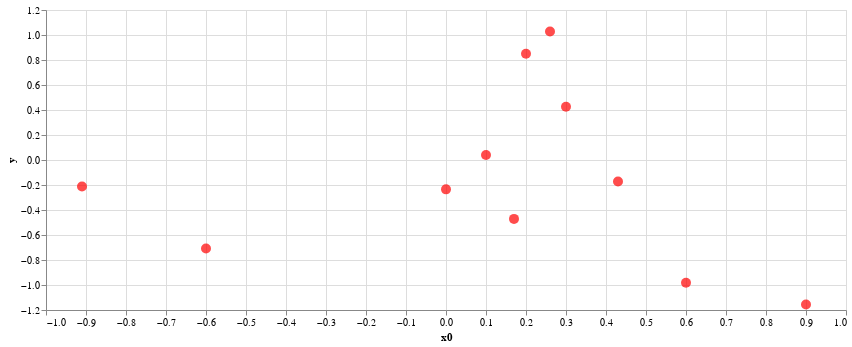

The cell this chart's notebook holds for it:
### Markdown cell above
Repeatedly adjust the slider above and execute the following cell to make new evaluations and plot all the evaluations `y` so far.

### Code cell
y = blackbox1([x0.value])[0][0]
print(f'Evaluated black box at {x0.value}; result={y}')
blackbox1.plot_xy().properties(width=800, height=300)

### Figure 1 — Vega-Lite specification as saved in the notebook (floating-point values rounded to 4 significant figures)
{"config": {"view": {"continuousWidth": 400, "continuousHeight": 300}}, "data": {"name": "data-c415cdb237105778cc52e470bb6aee59"}, "mark": {"type": "circle", "color": "red", "size": 100}, "encoding": {"x": {"type": "quantitative", "field": "x0", "scale": {"domain": [-1, 1]}}, "y": {"type": "quantitative", "field": "y"}}, "height": 300, "width": 800, "$schema": "https://vega.github.io/schema/vega-lite/v4.8.1.json", "datasets": {"data-c415cdb237105778cc52e470bb6aee59": [{"x0": 0.0, "y": -0.2349}, {"x0": -0.6, "y": -0.7085}, {"x0": 0.6, "y": -0.9825}, {"x0": 0.2, "y": 0.8504}, {"x0": 0.43, "y": -0.1726}, {"x0": -0.91, "y": -0.2123}, {"x0": 0.9, "y": -1.156}, {"x0": 0.1, "y": 0.0402}, {"x0": 0.3, "y": 0.4254}, {"x0": 0.26, "y": 1.028}, {"x0": 0.17, "y": -0.4711}]}}
